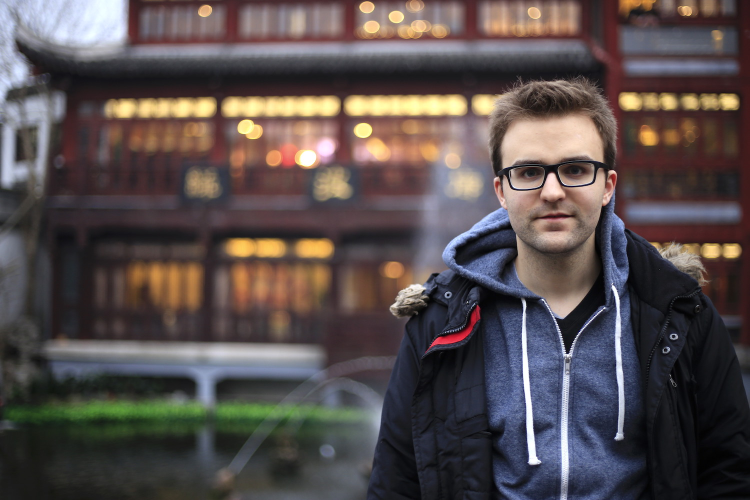
#> input picture material/Notebooks/Kursmaterialien/19 - Exkurs Opencv/bild.jpg, 1500 x 1000 px, found by its file name (shown at 1/2 size)
$ jupyter execute --allow-errors 'Wichtige Python-Module (Zum Nachschlagen).ipynb'   (shell and % lines are left out)
#> lines starting #> are read from the running program, lines starting #| are printed output that depends on the picture; after the words box and inside, x2 and y2 are one past the last pixel; in counts of white or black regions, pixels touching at a corner belong together
# Übersicht: Nützliche Python-Module

Hier sind alle im Kurs verwendeten Bibliotheken (Module) kurz aufgelistet. Die einzelnen Module wurden in thematische Gruppen gegliedert.

**Inhaltsverzeichnis**

- Data Science
    - csv
    - pandas
    - NumPy
    - matplotlib
- Machine Learning
    - scikit-learn
- Machine Vision
    - OpenCV
- Web Scraping
    - requests
    - beautifulsoup4
    - urllib
- Datenstrukturen
    - collections
    - queue
    - re
- Zeit
    - datetime
    - time
- Interaktive Jupyter Notebooks
    - ipywidgets
- Meta-Informationen
    - sys

-----------------

## Data Science

### csv

Mit dem `csv`-Modul lassen sich CSV-Daten komfortabel laden (CSV = comma separated values).

#### Modul einbinden

[cell 1]
import csv

#### Anwendung

[cell 2]
with open("./resources/datei.csv", encoding="utf-8") as file:
#> (reads material/Notebooks/Kursmaterialien/22 - Schluss/resources/datei.csv from the repository)
    csv_file = csv.reader(file, delimiter=",")
    for line in csv_file:
        print(line)

# [6 lines of commented-out code are left out]

#### Weitere Infos:

https://docs.python.org/3/library/csv.html

### pandas

Essentielles Modul zur Datenanalyse mit Python, auch wegen der `DataFrame`-Struktur.

#### Modul einbinden

[cell 3]
import pandas as pd # Umbennenung ist Konvention

#### Anwendung

#> (a cell that did not finish here is left out)

#> (a cell that did not finish here is left out)

#### Weitere Infos:

https://pandas.pydata.org/pandas-docs/stable/tutorials.html

### NumPy

`NumPy` vereinfacht wissenschaftliches Rechnen, vor allem durch die `Array`-Datenstruktur.

#### Modul einbinden

[cell 6]
import numpy as np # Umbennenung ist Konvention

#### Anwendung

[cell 7]
x = np.arange(10) * 3
y = np.zeros(10) + 4

z = x + y
z = z.reshape(5,2)

print(z)
print(type(z))

#### Weitere Infos:

https://docs.scipy.org/doc/numpy-1.13.0/user/index.html

### matplotlib

Ermöglicht das Visualisieren von Daten.

#### Modul einbinden

[cell 8]
# damit die Grafiken innerhalb des Notebooks angezeigt werden

import matplotlib.pyplot as plt # Umbennenung ist Konvention

#### Typische Anwendung

[cell 9]
xs = [x / 10 for x in range(0, 100)]
ys = [x * x for x in xs]

# Wir plotten einen Graphen durch die gegebenen Punkte
plt.plot(xs, ys, color="r", linewidth=5, linestyle="dashed")
plt.show()
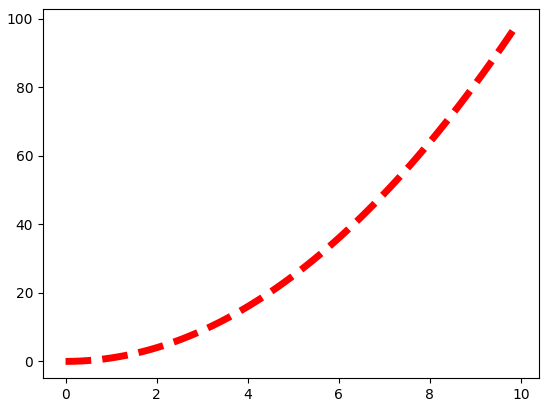
#> figure drawn by matplotlib, 1 panel; curve peaks at x = 9.9, y = 98.01

#### Weitere Infos:

https://matplotlib.org/tutorials/index.html

------------

## Machine Learning

### scikit-learn

Enthält eine Vielzahl von Machine-Learning-Modellen.

#### Modul einbinden

[cell 10]
# man sollte nur das Modul zu dem Modell einbinden, das man benutzen möchte
# bei uns ist das hier exemplarisch die Lineare Regression
from sklearn.linear_model import LinearRegression

#### Typische Anwendung

[cell 11]
# Mit pandas die Daten beschaffen und vorbereiten
import pandas as pd

name = "Anna"
gender = "F"
state = "CA"

#> (the rest of this cell did not finish here and is left out)

[cell 12]
model = LinearRegression()

# Daten vorbereiten, damit sie verarbeitet werden können (Preprocessing)

xsl = []
for x in xs:
    xsl.append([x])
model.fit(xsl, ys) # hier findet das Training statt

 # Häufigkeit der Geburten weiblicher Annas in CA im Jahr 2050 vorhersagen
model.predict([[2050]])

#### Weitere Infos:

http://scikit-learn.org/stable/tutorial/basic/tutorial.html

---------------------------------

## Machine Vision

### OpenCV

Enthält Funktionen zur Bilderkennung.

#### Modul einbinden

[cell 13]
import cv2

#### Anwendung

[cell 14]
# hierzu brauchen wir zusätzlich matplotlib

import matplotlib.pyplot as plt # Umbennenung ist Konvention

img = cv2.imread("./resources/bild.jpg")
#> img is the input picture: shape (1000, 1500, 3); mean B, G, R 77.7, 78.1, 87.6

classifier = cv2.CascadeClassifier("../data/haarcascades/haarcascade_frontalface_alt.xml")
gray = cv2.cvtColor(img, cv2.COLOR_BGR2GRAY)
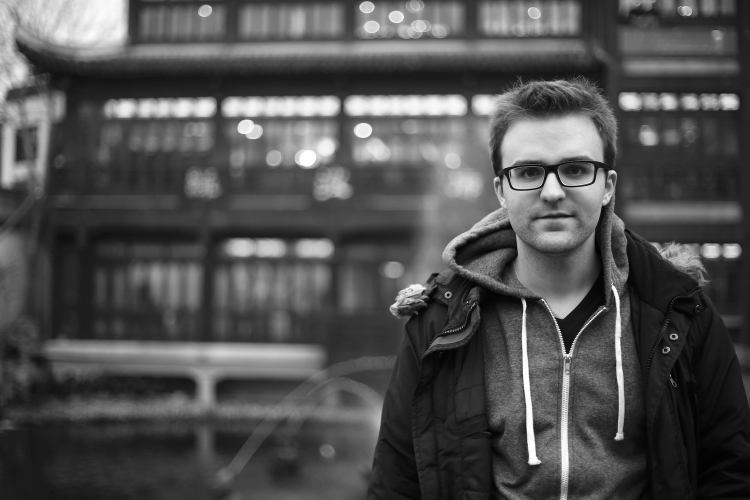
#> gray: shape (1000, 1500) (shown at 1/2 size); min 0, max 255, mean 80.9
faces = classifier.detectMultiScale(gray, minNeighbors=10)
#> faces = [[975, 238, 264, 264]]

c = img.copy()
for face in faces:
    x, y, w, h = face
    cv2.rectangle(c, (x, y), (x + w, y + h), (0, 255, 0), 10)
#> this loop made 1 pass
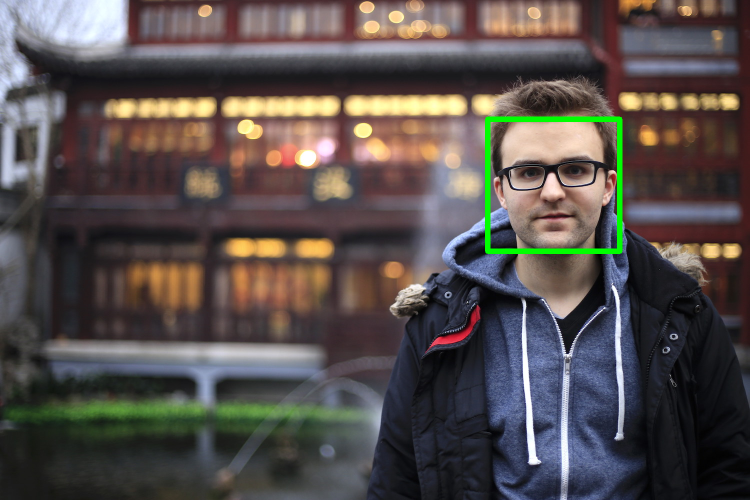
#> c: shape (1000, 1500, 3) (shown at 1/2 size); 0.77% of pixels changed, all inside (x1, y1, x2, y2) = (970, 233, 1245, 508)

i = cv2.cvtColor(c, cv2.COLOR_BGR2RGB)
plt.imshow(i)
plt.show()

#### Weitere Infos:
http://opencv-python-tutroals.readthedocs.io/en/latest/py_tutorials/py_tutorials.html

---------------------------------

## Web Scraping

### requests

Den HTML-Code einer Webseite herunterladen.

#### Modul einbinden

[cell 15]
import requests

#### Anwendung

[cell 16]
url = "http://python.beispiel.programmierenlernen.io"

#> (the rest of this cell did not finish here and is left out)

#### Weitere Infos:
http://docs.python-requests.org/en/master/user/quickstart/

### beautifulsoup4

Kann HTML-Code zerlegen und weiterverarbeiten.

#### Modul einbinden

[cell 17]
from bs4 import BeautifulSoup

#### Anwendung

[cell 18]
# BeautifulSoup kommt ins Spiel nachdem dem Webseite heruntergeladen wurde
# (z.B. mit dem Requests-Modul)

import requests
url = "http://python.beispiel.programmierenlernen.io/index.php"
#> (the rest of this cell did not finish here and is left out)

#> (a cell that did not finish here is left out)

#### Weitere Infos:
https://www.crummy.com/software/BeautifulSoup/bs4/doc/#

### urllib

Vereinfacht die Arbeit mit URLs.

#### Modul einbinden

[cell 20]
import urllib

#### Anwendung

[cell 21]
from urllib.parse import urljoin

url = "http://python.beispiel.programmierenlernen.io/index.php"
# häufig sind Quellen als solche abgekürzten URLs angegeben
src = "./img/1.jpg"

image_url = urljoin(url, src)

print(image_url)

#### Mehr Details:
https://docs.python.org/3/library/urllib.parse.html

-------------

## Datenstrukturen

### collections
Stellt u. a. die Struktur `defaultdict` bereit, mit der man automatisch dictionaries generieren kann.

#### Modul einbinden

[cell 22]
from collections import defaultdict

#### Anwendung

[cell 23]
p = defaultdict(int)
words = ["Hallo", "Hier", "Hallo", "Welt", "Welt", "Welt"]

for word in words:
    p[word] = p[word] + 3

print(p)
